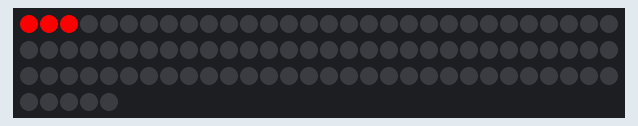
Simulated run of this sketch. Board: Arduino Uno, built with avr-gcc and run on an emulated ATmega328P. Parts: 95 RGB LEDs in strip order, left to right, continuing on the next row.

Above: at 0.2 s.

The sketch:

segment_test_wsled.ino
```cpp
#include <Adafruit_NeoPixel.h>
#define PIN 13
#define NUMPIXELS 95

Adafruit_NeoPixel pixels(NUMPIXELS, PIN, NEO_GRB + NEO_KHZ800);

void setup() {
 pixels.begin();
 Serial.begin(115200);
}

void loop() {
  //segment blink code
  for(int i=1;i<29;i++){
    for(int j=3*(i-1);j<(3*i);j++){
       pixels.setPixelColor(j, pixels.Color(255,0,0));
    }
    delay(100);
    pixels.show();
    delay(500);
    for(int j=3*(i-1);j<(3*i);j++){
       pixels.setPixelColor(j, pixels.Color(0,0,0));
    }
    delay(100);
    pixels.show();
    }
  for(int i=84;i<95;i++){
    pixels.setPixelColor(i, pixels.Color(255,0,0));
    delay(100);
    pixels.show();
    delay(500);
    pixels.setPixelColor(i, pixels.Color(0,0,0));
    delay(100);
    pixels.show();
  }
//All leds RGB flash code given below
  /*
  for(int i=0;i<NUMPIXELS;i++)
    pixels.setPixelColor(i, pixels.Color(255,0,0));
  delay(100);
  pixels.show();
  delay(500);
  for(int i=0;i<NUMPIXELS;i++)
    pixels.setPixelColor(i, pixels.Color(0,255,0));
  delay(100);
  pixels.show();
  delay(500);
  for(int i=0;i<NUMPIXELS;i++)
    pixels.setPixelColor(i, pixels.Color(0,0,255));
  delay(100);
  pixels.show();
  delay(500);
  */
}
```
